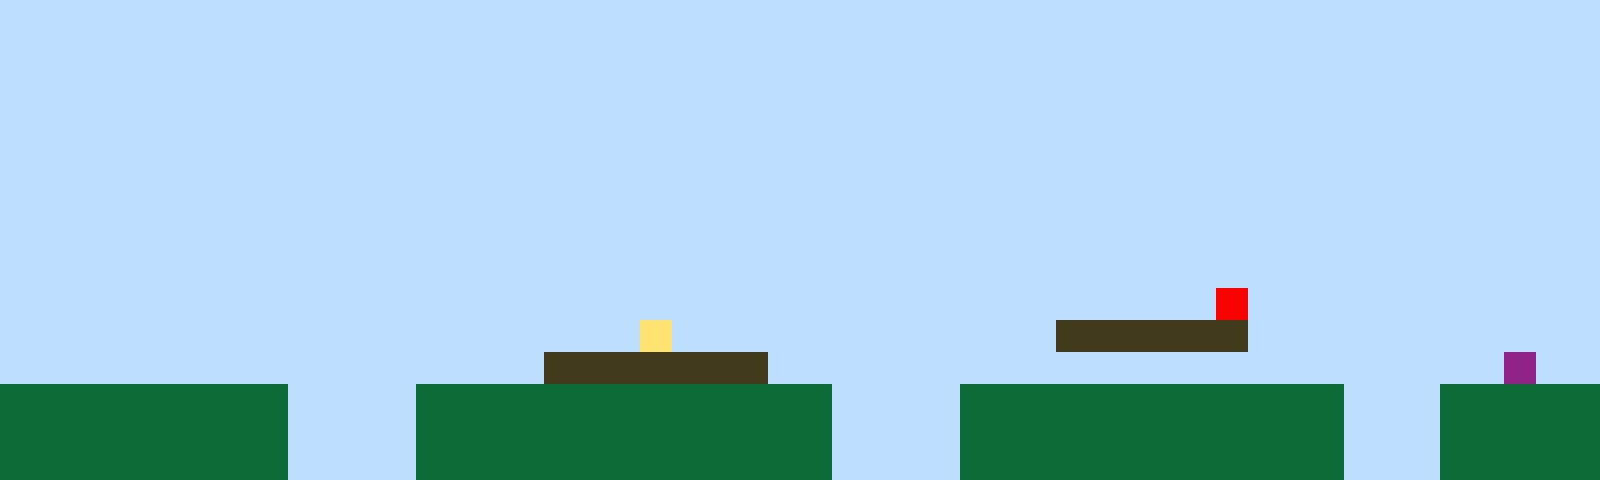

This game map was drawn from its Tiled (.tmx) file and the tilesets committed beside it. A one-line description and the full map source follow:
An orthogonal 50x15 tile map with 32x32 px tiles, 1 tile layer (Tile Layer 1).

<map version="1.10" tiledversion="1.11.2" orientation="orthogonal" renderorder="right-up" width="50" height="15" tilewidth="32" tileheight="32" infinite="0" nextlayerid="2" nextobjectid="1"><editorsettings><export target="map1.csv" format="csv" /></editorsettings><tileset firstgid="1" name="sprites" tilewidth="32" tileheight="32" tilecount="6" columns="3"><image source="sprites.png" width="96" height="64" /></tileset><layer id="1" name="Tile Layer 1" width="50" height="15"><data encoding="csv">1,1,1,1,1,1,1,1,1,1,1,1,1,1,1,1,1,1,1,1,1,1,1,1,1,1,1,1,1,1,1,1,1,1,1,1,1,1,1,1,1,1,1,1,1,1,1,1,1,1,1,1,1,1,1,1,1,1,1,1,1,1,1,1,1,1,1,1,1,1,1,1,1,1,1,1,1,1,1,1,1,1,1,1,1,1,1,1,1,1,1,1,1,1,1,1,1,1,1,1,1,1,1,1,1,1,1,1,1,1,1,1,1,1,1,1,1,1,1,1,1,1,1,1,1,1,1,1,1,1,1,1,1,1,1,1,1,1,1,1,1,1,1,1,1,1,1,1,1,1,1,1,1,1,1,1,1,1,1,1,1,1,1,1,1,1,1,1,1,1,1,1,1,1,1,1,1,1,1,1,1,1,1,1,1,1,1,1,1,1,1,1,1,1,1,1,1,1,1,1,1,1,1,1,1,1,1,1,1,1,1,1,1,1,1,1,1,1,1,1,1,1,1,1,1,1,1,1,1,1,1,1,1,1,1,1,1,1,1,1,1,1,1,1,1,1,1,1,1,1,1,1,1,1,1,1,1,1,1,1,1,1,1,1,1,1,1,1,1,1,1,1,1,1,1,1,1,1,1,1,1,1,1,1,1,1,1,1,1,1,1,1,1,1,1,1,1,1,1,1,1,1,1,1,1,1,1,1,1,1,1,1,1,1,1,1,1,1,1,1,1,1,1,1,1,1,1,1,1,1,1,1,1,1,1,1,1,1,1,1,1,1,1,1,1,1,1,1,1,1,1,1,1,1,1,1,1,1,1,1,1,1,1,1,1,1,1,1,1,1,1,1,1,1,1,1,1,1,1,1,1,1,1,1,1,1,1,1,1,1,1,1,1,1,1,1,1,1,1,1,1,1,1,1,1,1,1,1,1,1,1,1,1,1,1,1,1,1,1,1,1,1,1,1,1,1,1,1,1,1,1,1,1,1,1,1,1,1,1,1,1,1,1,1,1,1,1,1,1,1,1,1,1,1,1,1,1,1,1,1,1,1,1,1,1,1,1,1,1,1,1,1,1,1,1,1,1,1,1,1,1,1,1,1,1,1,1,1,5,1,1,1,1,1,1,1,1,1,1,1,1,1,1,1,1,1,1,1,1,1,1,1,1,1,1,1,1,1,1,1,4,1,1,1,1,1,1,1,1,1,1,1,1,3,3,3,3,3,3,1,1,1,1,1,1,1,1,1,1,1,1,1,1,1,1,1,1,1,1,1,1,1,1,1,1,1,1,3,3,3,3,3,3,3,1,1,1,1,1,1,1,1,1,1,1,1,1,1,1,1,1,1,1,1,1,1,1,6,1,1,2,2,2,2,2,2,2,2,2,1,1,1,1,2,2,2,2,2,2,2,2,2,2,2,2,2,1,1,1,1,2,2,2,2,2,2,2,2,2,2,2,2,1,1,1,2,2,2,2,2,2,2,2,2,2,2,2,2,2,1,1,1,1,2,2,2,2,2,2,2,2,2,2,2,2,2,1,1,1,1,2,2,2,2,2,2,2,2,2,2,2,2,1,1,1,2,2,2,2,2,2,2,2,2,2,2,2,2,2,1,1,1,1,2,2,2,2,2,2,2,2,2,2,2,2,2,1,1,1,1,2,2,2,2,2,2,2,2,2,2,2,2,1,1,1,2,2,2,2,2</data></layer></map>
